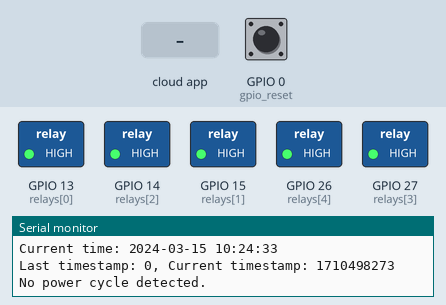
The sketch below on a simulated ESP32. Shown: switched loads named in the sketch (green lamp = pin HIGH), the last lines printed to the serial monitor. The test bench sets the inputs (shaded band); at power-on: GPIO 0 (gpio_reset) HIGH. WiFi joins after 1.5 s; servers stay silent unless stated; the local clock reads 2024-03-15 10:24:30 at power-on unless the sketch sets it; EEPROM starts erased.

Above: at 4.7 s.
4.8 s: the phone or cloud app sets Switch1 to 1
At 5.7 s:
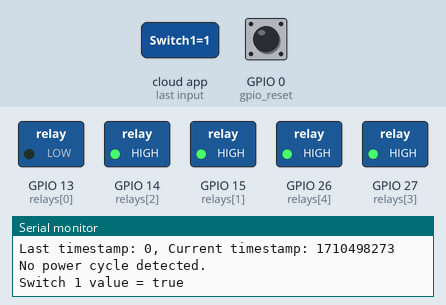
6.3 s: the phone or cloud app sets Switch2 to 1
At 6.8 s:
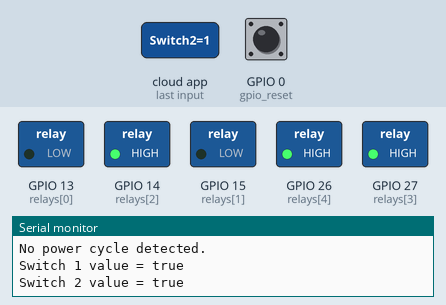
7.8 s: the phone or cloud app sets Switch1 to 0
At 9.0 s:
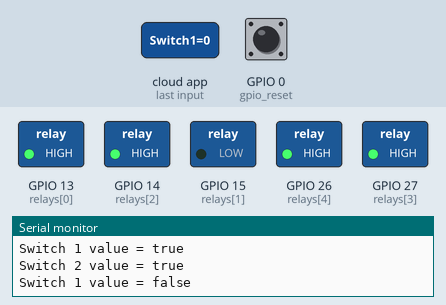
9.3 s: the phone or cloud app sets Switch3 to 1
At 10.3 s:
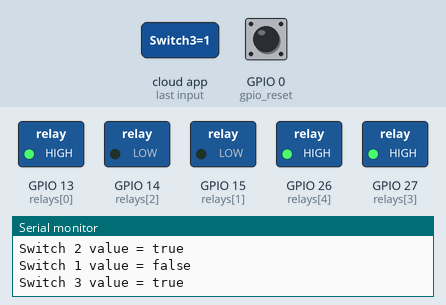
10.8 s: the phone or cloud app sets Switch4 to 1
At 11.5 s:
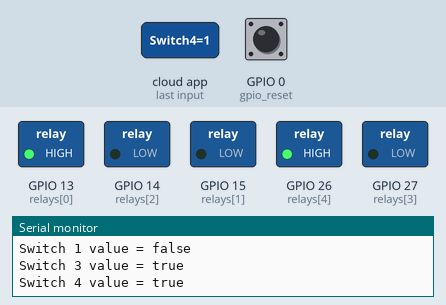
12.3 s: the phone or cloud app sets Switch5 to 1
At 12.6 s:
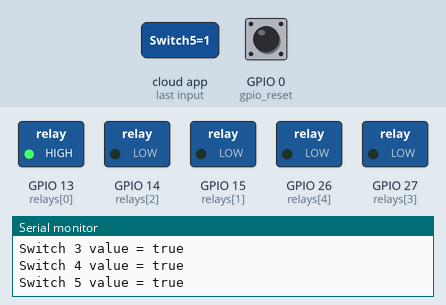
Timing chart, 0 to 14.8 s (numbered marks = the images above; inputs shaded):
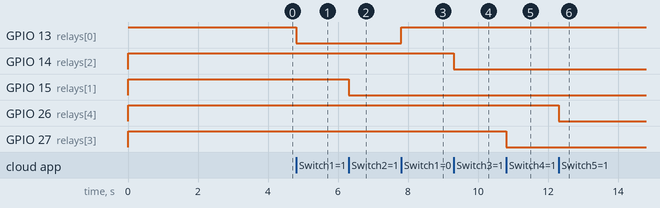

The sketch:

Rainmake_Home_Automation.ino
```cpp
/*
 * PROJECT: Home Automation with ESP-32 via Rainmaker, Google voice, Alexa
 * Organization: BITS Pilani, Goa campus
 * Degree: M.Tech, Embedded Systems
 * Author: Anindya Sundar Gyaen
 * E-Mail: anindya19@gmail.com
 * Supports: 8 Switch modules of 5A each
 * esp32 2.0.6 is only working (ESP32 Dev Module)
*/

/*
Relay
--------
D13	IN1
D15	IN2
D14	IN3
D27	IN4
D26	IN5
D25	IN6
D33	IN7
D32	IN8
*/

#include "RMaker.h"
#include "WiFi.h"
#include "WiFiProv.h"
#include <Preferences.h>
#include <esp_timer.h>
#include <nvs.h>
#include <nvs_flash.h>
#include <time.h>

// For Turning On and Off the debug logs
#define DEBUG_SW 1

// By default ON/OFF sequence timing is limited to 3 Sec to factory reset for Wi-Fi provisioning
#define METHOD2_FACTORY_RST_SW_TIMING 3000

Preferences pref, pref2;

// Relay State
bool switch_state[8] = {LOW, LOW, LOW, LOW, LOW/*, LOW, LOW, LOW*/};

// BLE Credentials
const char *service_name = "PROV_home_automation"; // BLE node name
const char *pop = "123456"; // password

// Define the Node Name
char nodeName[] = "Smart_Home";

// GPIO for Relay (Appliance Control)
static uint8_t relays[] = {13, 15, 14, 27, 26/*, 25, 33, 32*/};

// GPIO for h/w reset pin & Temp/humidity sensor
static uint8_t gpio_reset = 0;   // Reset Pin

// Rainmaker side variables
static Switch *switches[8] = {
    new Switch("Switch1", &relays[0]),
    new Switch("Switch2", &relays[1]),
    new Switch("Switch3", &relays[2]),
    new Switch("Switch4", &relays[3]),
    new Switch("Switch5", &relays[4])/*,
    new Switch("Switch6", &relays[5]),
    new Switch("Switch7", &relays[6]),
    new Switch("Switch8", &relays[7])*/
};

// Wi-Fi connection handler
void sysProvEvent(arduino_event_t *sys_event)
{
    switch (sys_event->event_id)
    {
        case ARDUINO_EVENT_PROV_START:
#if CONFIG_IDF_TARGET_ESP32
            if (DEBUG_SW) Serial.printf("\nProvisioning Started with name \"%s\" and PoP \"%s\" on BLE\n", service_name, pop);
            printQR(service_name, pop, "ble");
#else
			Serial.printf("\nProvisioning Started with name \"%s\" and PoP \"%s\" on SoftAP\n", service_name, pop);
      		WiFiProv.printQR(service_name, pop, "softap");
#endif
            break;
        case ARDUINO_EVENT_WIFI_STA_GOT_IP:
            if (DEBUG_SW) Serial.print("\nConnected IP address : ");
            if (DEBUG_SW) Serial.println(IPAddress(sys_event->event_info.got_ip.ip_info.ip.addr));
            break;
        case ARDUINO_EVENT_WIFI_STA_DISCONNECTED:
            if (DEBUG_SW) Serial.println("\nDisconnected. Connecting to the AP again...");
            WiFi.disconnect();
            WiFi.reconnect();
            break;
        case ARDUINO_EVENT_PROV_CRED_RECV:
            if (DEBUG_SW) Serial.println("\nReceived Wi-Fi credentials");
            if (DEBUG_SW) Serial.print("\tSSID : ");
            if (DEBUG_SW) Serial.println((const char *) sys_event->event_info.prov_cred_recv.ssid);
            break;
        case ARDUINO_EVENT_PROV_INIT:
            WiFiProv.disableAutoStop(10000);
            break;
        case ARDUINO_EVENT_PROV_CRED_SUCCESS:
            WiFiProv.endProvision(); break;
		default: ;
    }
}

// Callback for switch power state change
void write_callback(Device *device, Param *param, const param_val_t val, void *priv_data, write_ctx_t *ctx)
{
    for (int i = 0; i < 5; ++i)
    {
        if (strcmp(device->getDeviceName(), switches[i]->getDeviceName()) == 0)
        {
            if (DEBUG_SW) Serial.printf("Switch %d value = %s\n", i + 1, val.val.b ? "true" : "false");
            if (strcmp(param->getParamName(), "Power") == 0)
            {
                switch_state[i] = val.val.b;
                digitalWrite(relays[i], switch_state[i] == LOW ? HIGH : LOW);
                pref.putBool(("Relay" + String(i + 1)).c_str(), switch_state[i]);
                param->updateAndReport(val);
            }
            break;
        }
    }
}

// Function to recall the last state
void getRelayState()
{
    for (int i = 0; i < 5; ++i)
    {
        switch_state[i] = pref.getBool(("Relay" + String(i + 1)).c_str(), 0);
        Serial.print("Last State Relay" + String(i + 1) + " - ");
        Serial.println(switch_state[i]);
        digitalWrite(relays[i], switch_state[i] == LOW ? HIGH : LOW);
        switches[i]->updateAndReportParam(ESP_RMAKER_DEF_POWER_NAME, switch_state[i]);
        delay(200);
    }
}

// NTP server settings
const char* ntpServer = "time.nist.gov";
const long gmtOffset_sec = 19800; // Adjust as per your timezone
const int daylightOffset_sec = 0; // Adjust for daylight saving time if applicable

void detect_Power_cycle(unsigned int sec_time)
{
  //unsigned int cnt = 0;
    // Ensure WiFi connection
    /*while (WiFi.status() != WL_CONNECTED) {
        Serial.println("Connecting to WiFi...");
        WiFi.reconnect();
        delay(5000);
        cnt++;
        if (cnt > 5) {
          Serial.println("detect power cycle timeout");
          RMakerFactoryReset(2);
        }
    }*/

    // Open Preferences storage
    if (!pref2.begin("timestamp", false)) {
        Serial.println("Failed to initialize Preferences");
        return;
    }

    // Synchronize time with NTP
    configTime(gmtOffset_sec, daylightOffset_sec, ntpServer);
    Serial.println("Synchronizing time...");
    struct tm timeinfo;
    while (!getLocalTime(&timeinfo, 10000)) {
        Serial.println("Time sync failed. Retrying...");
        delay(5000);
    }

    // Log current time
    uint32_t currentTimestamp = time(NULL);
    Serial.printf("Current time: %04d-%02d-%02d %02d:%02d:%02d\n",
                  timeinfo.tm_year + 1900, timeinfo.tm_mon + 1, timeinfo.tm_mday,
                  timeinfo.tm_hour, timeinfo.tm_min, timeinfo.tm_sec);

    // Retrieve last stored timestamp
    uint32_t lastTimestamp = pref2.getUInt("lastTime", 0);
    Serial.printf("Last timestamp: %u, Current timestamp: %u\n", lastTimestamp, currentTimestamp);

    // Detect power cycle
    if (lastTimestamp && (currentTimestamp - lastTimestamp) <= sec_time) {
        Serial.printf("Power cycle detected within %u seconds!\n", currentTimestamp - lastTimestamp);
        RMakerFactoryReset(2);
    } else {
        Serial.println("No power cycle detected.");
    }

    // Update timestamp and close Preferences
    pref2.putUInt("lastTime", currentTimestamp);
    pref2.end();
}

void setup()
{
    if (DEBUG_SW) Serial.begin(115200);

    pref.begin("Relay_State", false);

    // Set the Relays GPIOs as output mode
    for (int i = 0; i < 5; ++i)
    {
        pinMode(relays[i], OUTPUT);
        digitalWrite(relays[i], HIGH); // Turn All Relays Off by default
    }

    pinMode(gpio_reset, INPUT);

    esp_log_level_set("*", ESP_LOG_DEBUG);
    Node my_node;
    my_node = RMaker.initNode(nodeName);

    // For preparing the 8 widgets in Rainmaker
    for (int i = 0; i < 5; ++i)
    {
        switches[i]->addCb(write_callback);
        my_node.addDevice(*switches[i]);
        switches[i]->updateAndReportParam(ESP_RMAKER_DEF_POWER_NAME, switch_state[i]);
        delay(500);
    }
    RMaker.setTimeZone("Asia/Kolkata");
    RMaker.enableOTA(OTA_USING_TOPICS);
    RMaker.enableTZService();
    RMaker.enableSchedule();
    RMaker.enableScenes();
    if (DEBUG_SW)Serial.printf("\nStarting ESP-RainMaker\n");
    RMaker.start();

  WiFi.onEvent(sysProvEvent);
#if CONFIG_IDF_TARGET_ESP32
  WiFiProv.beginProvision(NETWORK_PROV_SCHEME_BLE, NETWORK_PROV_SCHEME_HANDLER_FREE_BTDM, NETWORK_PROV_SECURITY_1, pop, service_name);
#else
  WiFiProv.beginProvision(NETWORK_PROV_SCHEME_SOFTAP, NETWORK_PROV_SCHEME_HANDLER_NONE, NETWORK_PROV_SECURITY_1, pop, service_name);
#endif

  getRelayState(); // Get the last state of Relays
  detect_Power_cycle(30); //30s power cycle duration
}

void loop()
{
  //Method_1: Factory Reset
  // Read GPIO0 (external button to gpio_reset device
  if (digitalRead(gpio_reset) == LOW) {
    //Push button pressed
    if (DEBUG_SW)Serial.printf("reset Button Pressed!\n");
    // Key debounce handling
    delay(100);
    int startTime = millis();
    while (digitalRead(gpio_reset) == LOW) delay(50);
    int endTime = millis();

    if ((endTime - startTime) > 5000) {
      // If key pressed for more than 5secs, reset wifi
      if (DEBUG_SW)Serial.printf("reset to wifi.\n");
      RMakerWiFiReset(2);
    } else if((endTime - startTime) > 10000) {
      // If key pressed for more than 10secs, reset all
      if (DEBUG_SW)Serial.printf("Erase complete binary.\n");
      RMakerFactoryReset(2);
    }
  }
}
```

Measured:
- after the input at 4.8 s, GPIO 13 (relays[0]): HIGH → LOW at once
- after the input at 6.3 s, GPIO 15 (relays[1]): HIGH → LOW at once
- after the input at 7.8 s, GPIO 13 (relays[0]): LOW → HIGH at once
- after the input at 9.3 s, GPIO 14 (relays[2]): HIGH → LOW at once
- after the input at 10.8 s, GPIO 27 (relays[3]): HIGH → LOW at once
- after the input at 12.3 s, GPIO 26 (relays[4]): HIGH → LOW at once
